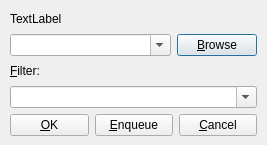
<ui version="4.0" >
 <class>qdFileOperation</class>
 <widget class="QDialog" name="qdFileOperation" >
  <property name="geometry" >
   <rect>
    <x>0</x>
    <y>0</y>
    <width>267</width>
    <height>145</height>
   </rect>
  </property>
  <property name="windowTitle" >
   <string>Dialog</string>
  </property>
  <widget class="QWidget" name="verticalLayout" >
   <property name="geometry" >
    <rect>
     <x>10</x>
     <y>10</y>
     <width>247</width>
     <height>126</height>
    </rect>
   </property>
   <layout class="QVBoxLayout" >
    <property name="margin" >
     <number>0</number>
    </property>
    <property name="spacing" >
     <number>6</number>
    </property>
    <item>
     <widget class="QLabel" name="qlCount" >
      <property name="text" >
       <string>TextLabel</string>
      </property>
      <property name="buddy" >
       <cstring>qcbDestination</cstring>
      </property>
     </widget>
    </item>
    <item>
     <layout class="QHBoxLayout" >
      <property name="margin" >
       <number>0</number>
      </property>
      <property name="spacing" >
       <number>6</number>
      </property>
      <item>
       <widget class="QComboBox" name="qcbDestination" >
        <property name="editable" >
         <bool>true</bool>
        </property>
       </widget>
      </item>
      <item>
       <widget class="QPushButton" name="qpbBrowse" >
        <property name="sizePolicy" >
         <sizepolicy>
          <hsizetype>4</hsizetype>
          <vsizetype>0</vsizetype>
          <horstretch>0</horstretch>
          <verstretch>0</verstretch>
         </sizepolicy>
        </property>
        <property name="text" >
         <string>&amp;Browse</string>
        </property>
       </widget>
      </item>
     </layout>
    </item>
    <item>
     <widget class="QLabel" name="label_2" >
      <property name="text" >
       <string>&amp;Filter:</string>
      </property>
      <property name="buddy" >
       <cstring>qcbFilter</cstring>
      </property>
     </widget>
    </item>
    <item>
     <widget class="QComboBox" name="qcbFilter" >
      <property name="editable" >
       <bool>true</bool>
      </property>
     </widget>
    </item>
    <item>
     <layout class="QHBoxLayout" >
      <property name="margin" >
       <number>0</number>
      </property>
      <property name="spacing" >
       <number>6</number>
      </property>
      <item>
       <widget class="QPushButton" name="qpbOK" >
        <property name="text" >
         <string>&amp;OK</string>
        </property>
       </widget>
      </item>
      <item>
       <widget class="QPushButton" name="qpbEnqueue" >
        <property name="text" >
         <string>&amp;Enqueue</string>
        </property>
       </widget>
      </item>
      <item>
       <widget class="QPushButton" name="qpbCancel" >
        <property name="text" >
         <string>&amp;Cancel</string>
        </property>
       </widget>
      </item>
     </layout>
    </item>
   </layout>
  </widget>
 </widget>
 <tabstops>
  <tabstop>qpbOK</tabstop>
  <tabstop>qpbEnqueue</tabstop>
  <tabstop>qpbCancel</tabstop>
  <tabstop>qpbBrowse</tabstop>
  <tabstop>qcbDestination</tabstop>
  <tabstop>qcbFilter</tabstop>
 </tabstops>
 <resources/>
 <connections/>
</ui>
